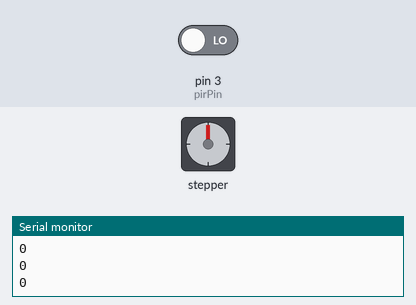
Bench run of a sketch on a simulated Arduino Uno, built with avr-gcc and run on an emulated ATmega328P. Shown: stepper motor, the last lines printed to the serial monitor. The inputs (shaded band) are chosen by the test bench; at power-on: pin 3 (pirPin) LOW. Stepper angles assume 2048 steps per turn.

Above: at 1.2 s.
1.3 s: pin 3 (pirPin) driven HIGH
At 1.77 s:
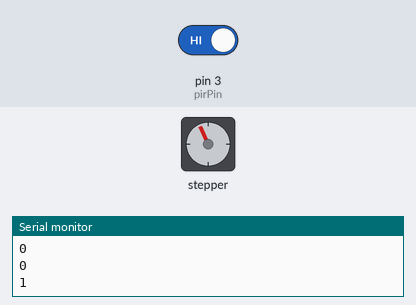
4.3 s: pin 3 (pirPin) driven LOW
At 4.61 s:
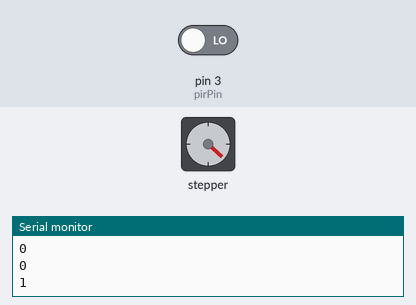
7.3 s: pin 3 (pirPin) driven HIGH
At 7.46 s:
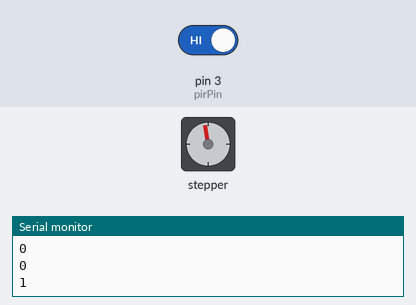
Timing chart, 0 to 19.3 s (numbered marks = the images above; inputs shaded):
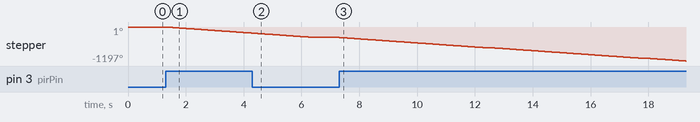

Measured:
- after the input at 1.3 s, stepper: keeps turning counter-clockwise at about 72°/s, starting at once
- after the input at 4.3 s, stepper: goes on until 6.4 s, then stays -368°
- after the input at 7.3 s, stepper: keeps turning counter-clockwise at about 69°/s, starting at once

The sketch:

For_Garage.ino
```cpp
#include <Stepper.h>
#define STEPS 2048
Stepper stepper(STEPS,8,10,9,11);
int pirPin = 3;  //pir
void setup() {
 Serial.begin(9600);
 pinMode(pirPin, INPUT); // Set the PIR sensor pin as input
}

void loop() {
    int motionState = digitalRead(pirPin); // Read the PIR sensor's output
     Serial.println(motionState);
 if (motionState == HIGH) {
    stepper.setSpeed(12);
    stepper.step(-2090);
  delay(200);
}
}
```
